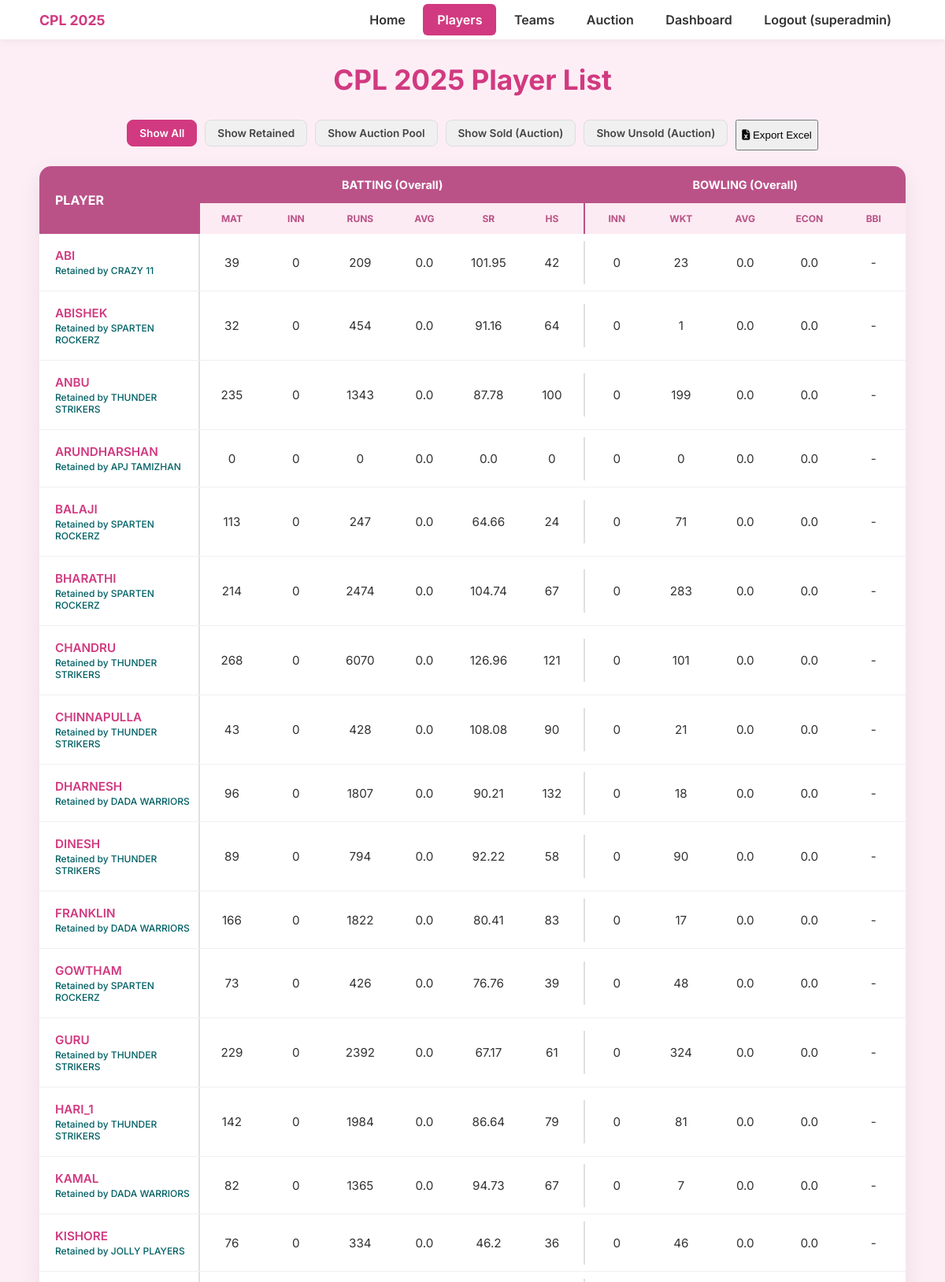
Screenshot of /players (signed in, upper part) with the database file from the repository.
### models.py (models this page shows, shortened)
class User(db.Model, UserMixin):
    id = Column(Integer, primary_key=True)
    full_name = Column(String(100), nullable=False)
    username = Column(String(50), unique=True, nullable=False)
    password_hash = Column(String(256), nullable=False)
    role = Column(String(20), nullable=False, default='Captain') # 'Super Admin', 'Admin', 'Captain'
    team_id = Column(Integer, ForeignKey('team.id'), nullable=True)
    team = relationship('Team', back_populates='captain')

class Player(db.Model):
    id = Column(Integer, primary_key=True)
    player_name = Column(String(100), nullable=False)
    image_filename = Column(String(100), nullable=True, default='default_player.png')
    is_retained = Column(Boolean, default=False, nullable=False)
    role = Column(String(50), nullable=True)
    overall_matches = Column(Integer, nullable=True)
    overall_runs = Column(Integer, nullable=True)
    overall_wickets = Column(Integer, nullable=True)
    overall_sr = Column(Float, nullable=True)
    overall_hs = Column(Integer, nullable=True)
    batting_inn = Column(Integer, nullable=True)
    batting_avg = Column(Float, nullable=True)
    bowling_inn = Column(Integer, nullable=True)
    bowling_avg = Column(Float, nullable=True)
    econ = Column(Float, nullable=True)
    bbi = Column(String(20), nullable=True)
    status = Column(String(20), default='Unsold', nullable=False)
    sold_price = Column(Integer, default=0)
    team_id = Column(Integer, ForeignKey('team.id'), nullable=True)
    team = relationship('Team', back_populates='players')

class Team(db.Model):
    id = Column(Integer, primary_key=True)
    team_name = Column(String(100), unique=True, nullable=False)
    captain_name = Column(String(100), nullable=False)
    purse = Column(Integer, default=10000)
    purse_spent = Column(Integer, default=0)
    players_taken_count = Column(Integer, default=0)
    slots_remaining = Column(Integer, default=15) # Assuming max 15 slots
    captain = relationship('User', uselist=False, back_populates='team')
    players = relationship('Player', back_populates='team', lazy='dynamic')

### app.py (the view)
@app.route('/players')
@login_required
def players():
    app_version = "1.0.5" # <-- ADD THIS. Change to 1.0.6 next time
    all_players = Player.query.order_by(Player.is_retained.desc(), Player.player_name).all()
    return render_template('players.html', active_page='players', players=all_players)

### app.py (called while the page is built)
@login_manager.user_loader
def load_user(user_id):
    return User.query.get(int(user_id))

### templates/players.html (shortened to what this page needs)
{% extends "layout.html" %}
{% set active_page = 'players' %}
{% block content %}
<div class="main-container">
    <h2 class="page-title" style="margin-bottom: 0;">CPL 2025 Player List</h2>
    <div class="marquee-container">
        <div class="marquee-text">
        </div>
    </div>
	<form method="GET" action="{{ url_for('export_players') }}" class="filter-form">
        <div class="filter-buttons">
            <button class="filter-btn active" data-filter="all" type="button">Show All</button>
            <button class="filter-btn" data-filter="retained" type="button">Show Retained</button>
            <button class="filter-btn" data-filter="auction" type="button">Show Auction Pool</button>
            <button class="filter-btn" data-filter="sold" type="button">Show Sold (Auction)</button>
            <button class="filter-btn" data-filter="unsold" type="button">Show Unsold (Auction)</button>
            <button type="submit" class="export-btn-players">
                <i class="fas fa-file-excel"></i> Export Excel
            </button>
        </div>
    </form>
    <div class="player-table-card">
        <div class="player-table-grid player-header new-player-grid">
             <div class="header-cell player-name-header">PLAYER</div>
             <div class="header-cell main-header bat-stats-header">BATTING (Overall)</div>
             <div class="header-cell main-header bowl-stats-header">BOWLING (Overall)</div>
             <div class="header-cell sub-header ovr-matches">MAT</div>
             <div class="header-cell sub-header bat-inn">INN</div>
             <div class="header-cell sub-header ovr-runs">RUNS</div>
             <div class="header-cell sub-header bat-avg">AVG</div>
             <div class="header-cell sub-header ovr-sr">SR</div>
             <div class="header-cell sub-header ovr-hs hs-header">HS</div>
             <div class="header-cell sub-header bowl-inn">INN</div>
             <div class="header-cell sub-header ovr-wickets">WKT</div>
             <div class="header-cell sub-header bowl-avg">AVG</div>
             <div class="header-cell sub-header bowl-econ">ECON</div>
             <div class="header-cell sub-header bowl-bbi">BBI</div>
        </div>
        {% for player in players %}
        <div class="player-table-grid player-row new-player-grid"
             data-status="{% if player.is_retained %}retained{% elif player.status == 'Sold' %}sold{% else %}unsold{% endif %}">
<div class="data-cell player-name">
                {{ player.player_name }}
                {% if player.is_retained and player.team %}
                    <span class="retained-badge">Retained by {{ player.team.team_name }}</span>
                {% endif %}
            </div>
            <div class="data-cell">{{ player.overall_matches if player.overall_matches is not none else '-' }}</div>
            <div class="data-cell">{{ player.batting_inn if player.batting_inn is not none else '-' }}</div>
            <div class="data-cell">{{ player.overall_runs if player.overall_runs is not none else '-' }}</div>
            <div class="data-cell">{{ player.batting_avg if player.batting_avg is not none else '-' }}</div>
            <div class="data-cell">{{ player.overall_sr if player.overall_sr is not none else '-' }}</div>
            <div class="data-cell hs-cell">{{ player.overall_hs if player.overall_hs is not none else '-' }}</div>
            <div class="data-cell">{{ player.bowling_inn if player.bowling_inn is not none else '-' }}</div>
            <div class="data-cell">{{ player.overall_wickets if player.overall_wickets is not none else '-' }}</div>
            <div class="data-cell">{{ player.bowling_avg if player.bowling_avg is not none else '-' }}</div>
            <div class="data-cell">{{ player.econ if player.econ is not none else '-' }}</div>
            <div class="data-cell">{{ player.bbi if player.bbi else '-' }}</div>
        </div>
        {% endfor %}
    </div> </div>
{% endblock %}

### templates/layout.html (shortened to what this page needs)
<!DOCTYPE html>
<html lang="en">
<head>
    <link rel="stylesheet" href="https://cdnjs.cloudflare.com/ajax/libs/font-awesome/6.5.1/css/all.min.css" />
<link rel="stylesheet" href="{{ url_for('static', filename='style.css') }}?v={{ app_version }}">
</head>
<body>
    <nav>
        <div class="nav-container">
            <a href="{{ url_for('home') }}" class="nav-title">CPL 2025</a>
            <ul>
                <li><a href="{{ url_for('home') }}" class="{{ 'active' if active_page == 'home' else '' }}">Home</a></li>
                {% if current_user.is_authenticated %}
                    <li><a href="{{ url_for('players') }}" class="{{ 'active' if active_page == 'players' else '' }}">Players</a></li>
                    <li><a href="{{ url_for('teams') }}" class="{{ 'active' if active_page == 'teams' else '' }}">Teams</a></li>
                    {% if current_user.role != 'Captain' %}
                    <li><a href="{{ url_for('auctions') }}" class="{{ 'active' if active_page == 'auctions' else '' }}">Auction</a></li>
                    <li><a href="{{ url_for('dashboard') }}" class="{{ 'active' if active_page == 'dashboard' else '' }}">Dashboard</a></li>
                    {% endif %}
                    <li><a href="{{ url_for('logout') }}">Logout ({{ current_user.username }})</a></li>
                {% endif %}
            </ul>
        </div>
    </nav>
    {% block content %}{% endblock %}
</body>
</html>

### rows the page displays
User: username "superadmin"
Player: player_name "ABI", team.team_name "CRAZY 11", overall_matches "39", batting_inn "0", overall_runs "209", batting_avg "0.0", overall_sr "101.95", overall_hs "42", bowling_inn "0", overall_wickets "23", bowling_avg "0.0", econ "0.0", bbi "-"
Player: player_name "ABISHEK", team.team_name "SPARTEN ROCKERZ", overall_matches "32", batting_inn "0", overall_runs "454", batting_avg "0.0", overall_sr "91.16", overall_hs "64", bowling_inn "0", overall_wickets "1", bowling_avg "0.0", econ "0.0", bbi "-"
Player: player_name "ANBU", team.team_name "THUNDER STRIKERS", overall_matches "235", batting_inn "0", overall_runs "1343", batting_avg "0.0", overall_sr "87.78", overall_hs "100", bowling_inn "0", overall_wickets "199", bowling_avg "0.0", econ "0.0", bbi "-"
Player: player_name "ARUNDHARSHAN", team.team_name "APJ TAMIZHAN", overall_matches "0", batting_inn "0", overall_runs "0", batting_avg "0.0", overall_sr "0.0", overall_hs "0", bowling_inn "0", overall_wickets "0", bowling_avg "0.0", econ "0.0", bbi "-"
Player: player_name "BALAJI", team.team_name "SPARTEN ROCKERZ", overall_matches "113", batting_inn "0", overall_runs "247", batting_avg "0.0", overall_sr "64.66", overall_hs "24", bowling_inn "0", overall_wickets "71", bowling_avg "0.0", econ "0.0", bbi "-"
Player: player_name "BHARATHI", team.team_name "SPARTEN ROCKERZ", overall_matches "214", batting_inn "0", overall_runs "2474", batting_avg "0.0", overall_sr "104.74", overall_hs "67", bowling_inn "0", overall_wickets "283", bowling_avg "0.0", econ "0.0", bbi "-"
Player: player_name "CHANDRU", team.team_name "THUNDER STRIKERS", overall_matches "268", batting_inn "0", overall_runs "6070", batting_avg "0.0", overall_sr "126.96", overall_hs "121", bowling_inn "0", overall_wickets "101", bowling_avg "0.0", econ "0.0", bbi "-"
Player: player_name "CHINNAPULLA", team.team_name "THUNDER STRIKERS", overall_matches "43", batting_inn "0", overall_runs "428", batting_avg "0.0", overall_sr "108.08", overall_hs "90", bowling_inn "0", overall_wickets "21", bowling_avg "0.0", econ "0.0", bbi "-"
Player: player_name "DHARNESH", team.team_name "DADA WARRIORS", overall_matches "96", batting_inn "0", overall_runs "1807", batting_avg "0.0", overall_sr "90.21", overall_hs "132", bowling_inn "0", overall_wickets "18", bowling_avg "0.0", econ "0.0", bbi "-"
Player: player_name "DINESH", team.team_name "THUNDER STRIKERS", overall_matches "89", batting_inn "0", overall_runs "794", batting_avg "0.0", overall_sr "92.22", overall_hs "58", bowling_inn "0", overall_wickets "90", bowling_avg "0.0", econ "0.0", bbi "-"
Player: player_name "FRANKLIN", team.team_name "DADA WARRIORS", overall_matches "166", batting_inn "0", overall_runs "1822", batting_avg "0.0", overall_sr "80.41", overall_hs "83", bowling_inn "0", overall_wickets "17", bowling_avg "0.0", econ "0.0", bbi "-"
Player: player_name "GOWTHAM", team.team_name "SPARTEN ROCKERZ", overall_matches "73", batting_inn "0", overall_runs "426", batting_avg "0.0", overall_sr "76.76", overall_hs "39", bowling_inn "0", overall_wickets "48", bowling_avg "0.0", econ "0.0", bbi "-"
Player: player_name "GURU", team.team_name "THUNDER STRIKERS", overall_matches "229", batting_inn "0", overall_runs "2392", batting_avg "0.0", overall_sr "67.17", overall_hs "61", bowling_inn "0", overall_wickets "324", bowling_avg "0.0", econ "0.0", bbi "-"
Player: player_name "HARI_1", team.team_name "THUNDER STRIKERS", overall_matches "142", batting_inn "0", overall_runs "1984", batting_avg "0.0", overall_sr "86.64", overall_hs "79", bowling_inn "0", overall_wickets "81", bowling_avg "0.0", econ "0.0", bbi "-"
Player: player_name "KAMAL", team.team_name "DADA WARRIORS", overall_matches "82", batting_inn "0", overall_runs "1365", batting_avg "0.0", overall_sr "94.73", overall_hs "67", bowling_inn "0", overall_wickets "7", bowling_avg "0.0", econ "0.0", bbi "-"
Player: player_name "KISHORE", team.team_name "JOLLY PLAYERS", overall_matches "76", batting_inn "0", overall_runs "334", batting_avg "0.0", overall_sr "46.2", overall_hs "36", bowling_inn "0", overall_wickets "46", bowling_avg "0.0", econ "0.0", bbi "-"
